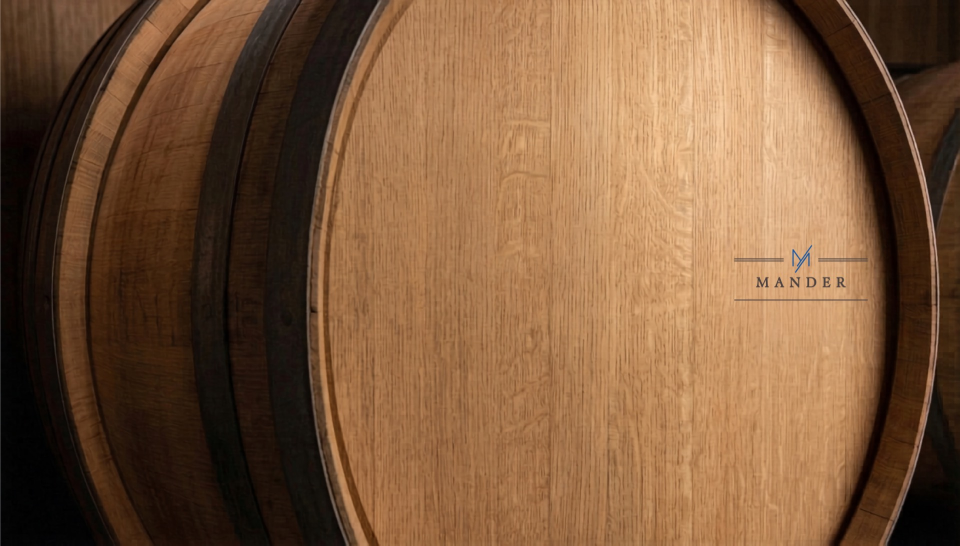
#> input picture images/hero-barrels.jpg, 1920 x 1091 px, found by its file name (shown at 1/2 size)
$ python compose_hero.py
#> lines starting #> are read from the running program, lines starting #| are printed output that depends on the picture
"""
Five distinct 'Coming Soon' Instagram variations on the hero-barrels.jpg image.
Each variant uses the EXACT Mander logo (logo-adj.png) — only the layout/typography
of 'Coming Soon' and the logo placement differ.

Output: 1080x1080 JPEG (Instagram feed ready).
"""
from PIL import Image, ImageDraw, ImageFont, ImageFilter
from pathlib import Path

BASE = Path("/Users/jmander/Desktop/Claude/Mander Wines/instagram-posts/coming-soon-launch")
HERO = Path("/Users/jmander/Desktop/Claude/Mander Wines/images/hero-barrels.jpg")
LOGO_PATH = Path("/Users/jmander/Desktop/Claude/Mander Wines/images/logo-adj.png")

SIZE = 1080

# Font catalogue -----------------------------------------------------------
FONT_DIDOT = "/System/Library/Fonts/Supplemental/Didot.ttc"
FONT_BASK = "/System/Library/Fonts/Supplemental/Baskerville.ttc"
FONT_SNELL = "/System/Library/Fonts/Apple Chancery.ttf"
FONT_SNELL_ALT = "/System/Library/Fonts/SnellRoundhand.ttc"
FONT_OPTIMA = "/System/Library/Fonts/Supplemental/Optima.ttc"

# [7 lines left out: function load, not called in this run]

# Helpers ------------------------------------------------------------------
def square_crop_hero():
    """Square crop of the hero image that excludes the baked-in Mander logo
    on the right edge (which sits at roughly x>=1500 in the 1920-wide source)."""
    img = Image.open(HERO).convert("RGBA")
    w, h = img.size  # 1920x1091
#> w = 1920; h = 1091
    side = h  # 1091
#> side = 1091
    # Right edge of crop = 1480 to cut before the existing logo; left shifts accordingly.
    left = max(0, 1480 - side)
#> left = 389
    img = img.crop((left, 0, left + side, side))
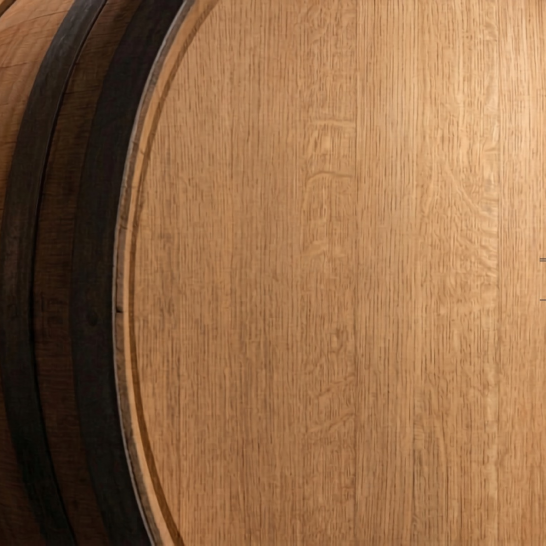
#> img: PIL image 1091x1091 RGBA (shown at 1/2 size); mean R, G, B, A 146.2, 106, 71.4, 255
    return img.resize((SIZE, SIZE), Image.LANCZOS)

def muted_overlay(img, strength=0.22):
#> called with strength = 0.2
    overlay = Image.new("RGBA", img.size, (235, 235, 230, int(255 * strength)))
    return Image.alpha_composite(img.convert("RGBA"), overlay)
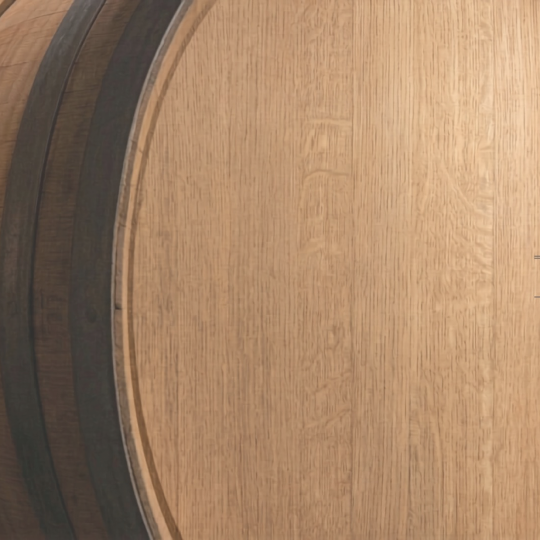
#> returned value: PIL image 1080x1080 RGBA (shown at 1/2 size); mean R, G, B, A 163.9, 131.8, 103.1, 255

# [21 lines left out: functions measure, draw_spaced, halo_behind, not called in this run]

def place_logo(canvas, width_pct, cx_pct, cy_pct):
#> (the run stopped early here; a loop or call above may not have finished)

$ run again, with images/barrel-cellar.jpg copied over images/hero-barrels.jpg
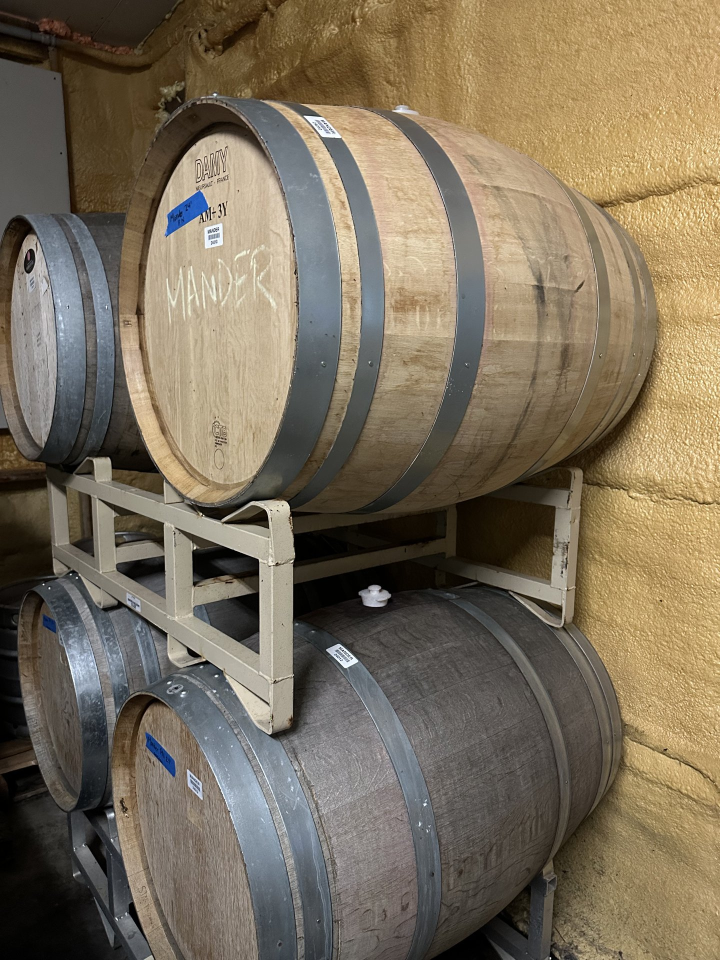
#> input picture images/barrel-cellar.jpg, 1440 x 1920 px, found by its file name (shown at 1/2 size)
#> in square_crop_hero, `img = img.crop((left, 0, left + side, side))`:
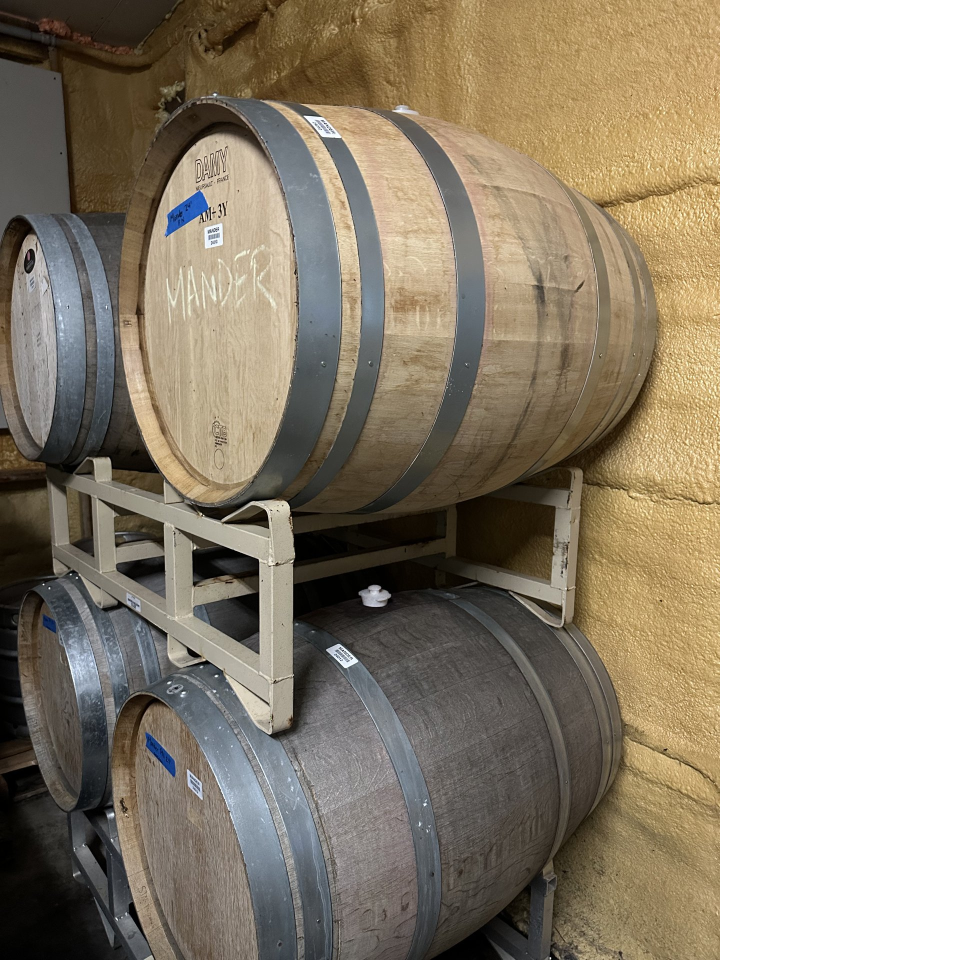
#> img: PIL image 1920x1920 RGBA (shown at 1/2 size); mean R, G, B, A 92.4, 83.4, 68.6, 191.2; transparent parts drawn white
#> in muted_overlay, `return Image.alpha_composite(img.convert("RGBA"), overlay)`:
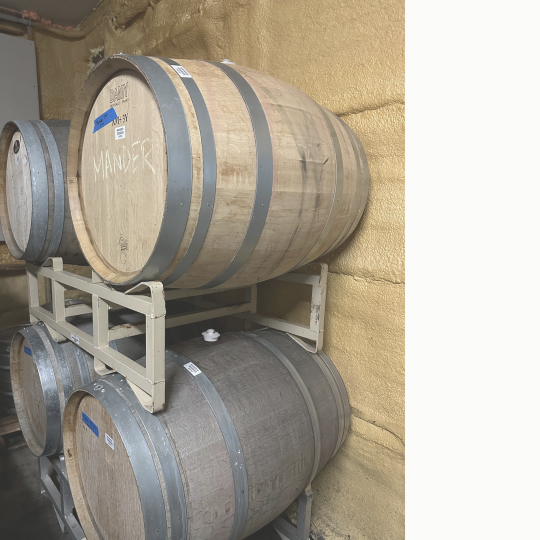
#> returned value: PIL image 1080x1080 RGBA (shown at 1/2 size); mean R, G, B, A 167.9, 160.7, 146.9, 204; transparent parts drawn white
